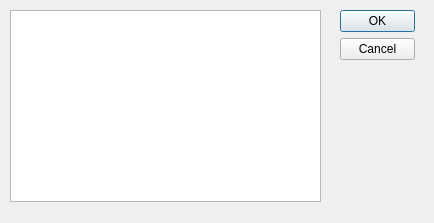
<?xml version="1.0" encoding="UTF-8"?>
<ui version="4.0">
 <class>OpenProcessWindow</class>
 <widget class="QDialog" name="OpenProcessWindow">
  <property name="geometry">
   <rect>
    <x>0</x>
    <y>0</y>
    <width>434</width>
    <height>223</height>
   </rect>
  </property>
  <property name="minimumSize">
   <size>
    <width>434</width>
    <height>223</height>
   </size>
  </property>
  <property name="maximumSize">
   <size>
    <width>434</width>
    <height>223</height>
   </size>
  </property>
  <property name="contextMenuPolicy">
   <enum>Qt::DefaultContextMenu</enum>
  </property>
  <property name="windowTitle">
   <string>Processes</string>
  </property>
  <property name="sizeGripEnabled">
   <bool>false</bool>
  </property>
  <widget class="QDialogButtonBox" name="buttonBox">
   <property name="geometry">
    <rect>
     <x>340</x>
     <y>10</y>
     <width>75</width>
     <height>52</height>
    </rect>
   </property>
   <property name="orientation">
    <enum>Qt::Vertical</enum>
   </property>
   <property name="standardButtons">
    <set>QDialogButtonBox::Cancel|QDialogButtonBox::Ok</set>
   </property>
  </widget>
  <widget class="QTableWidget" name="tableProcessWidget">
   <property name="geometry">
    <rect>
     <x>10</x>
     <y>10</y>
     <width>311</width>
     <height>192</height>
    </rect>
   </property>
  </widget>
 </widget>
 <resources/>
 <connections>
  <connection>
   <sender>buttonBox</sender>
   <signal>accepted()</signal>
   <receiver>OpenProcessWindow</receiver>
   <slot>accept()</slot>
   <hints>
    <hint type="sourcelabel">
     <x>248</x>
     <y>254</y>
    </hint>
    <hint type="destinationlabel">
     <x>157</x>
     <y>274</y>
    </hint>
   </hints>
  </connection>
  <connection>
   <sender>buttonBox</sender>
   <signal>rejected()</signal>
   <receiver>OpenProcessWindow</receiver>
   <slot>reject()</slot>
   <hints>
    <hint type="sourcelabel">
     <x>316</x>
     <y>260</y>
    </hint>
    <hint type="destinationlabel">
     <x>286</x>
     <y>274</y>
    </hint>
   </hints>
  </connection>
 </connections>
</ui>
